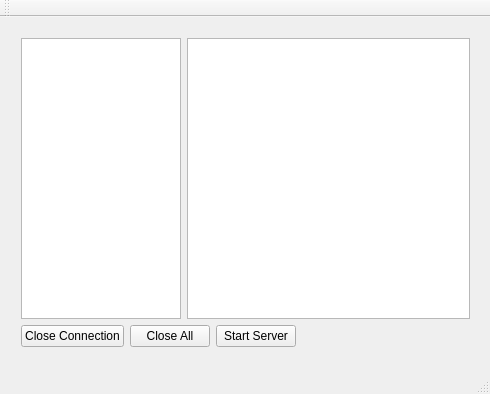
<?xml version="1.0" encoding="UTF-8"?>
<ui version="4.0">
 <class>MainWindow</class>
 <widget class="QMainWindow" name="MainWindow">
  <property name="geometry">
   <rect>
    <x>0</x>
    <y>0</y>
    <width>490</width>
    <height>394</height>
   </rect>
  </property>
  <property name="windowTitle">
   <string>MainWindow</string>
  </property>
  <widget class="QWidget" name="centralWidget">
   <widget class="QWidget" name="layoutWidget">
    <property name="geometry">
     <rect>
      <x>10</x>
      <y>10</y>
      <width>471</width>
      <height>331</height>
     </rect>
    </property>
    <layout class="QVBoxLayout" name="verticalLayout">
     <item>
      <layout class="QHBoxLayout" name="horizontalLayout">
       <item>
        <widget class="QTreeView" name="treeView">
         <property name="sizePolicy">
          <sizepolicy hsizetype="Fixed" vsizetype="Fixed">
           <horstretch>0</horstretch>
           <verstretch>0</verstretch>
          </sizepolicy>
         </property>
         <property name="maximumSize">
          <size>
           <width>160</width>
           <height>300</height>
          </size>
         </property>
        </widget>
       </item>
       <item>
        <widget class="QTextEdit" name="textEdit">
         <property name="maximumSize">
          <size>
           <width>300</width>
           <height>300</height>
          </size>
         </property>
        </widget>
       </item>
      </layout>
     </item>
     <item>
      <layout class="QHBoxLayout" name="horizontalLayout_2">
       <item>
        <widget class="QPushButton" name="close_conn">
         <property name="text">
          <string>Close Connection</string>
         </property>
        </widget>
       </item>
       <item>
        <widget class="QPushButton" name="close_all">
         <property name="text">
          <string>Close All</string>
         </property>
        </widget>
       </item>
       <item>
        <widget class="QPushButton" name="start_server">
         <property name="text">
          <string>Start Server</string>
         </property>
        </widget>
       </item>
       <item>
        <spacer name="horizontalSpacer">
         <property name="orientation">
          <enum>Qt::Horizontal</enum>
         </property>
         <property name="sizeHint" stdset="0">
          <size>
           <width>40</width>
           <height>20</height>
          </size>
         </property>
        </spacer>
       </item>
      </layout>
     </item>
    </layout>
   </widget>
  </widget>
  <widget class="QMenuBar" name="menuBar">
   <property name="geometry">
    <rect>
     <x>0</x>
     <y>0</y>
     <width>490</width>
     <height>21</height>
    </rect>
   </property>
  </widget>
  <widget class="QToolBar" name="mainToolBar">
   <attribute name="toolBarArea">
    <enum>TopToolBarArea</enum>
   </attribute>
   <attribute name="toolBarBreak">
    <bool>false</bool>
   </attribute>
  </widget>
  <widget class="QStatusBar" name="statusBar"/>
 </widget>
 <layoutdefault spacing="6" margin="11"/>
 <resources/>
 <connections/>
</ui>
